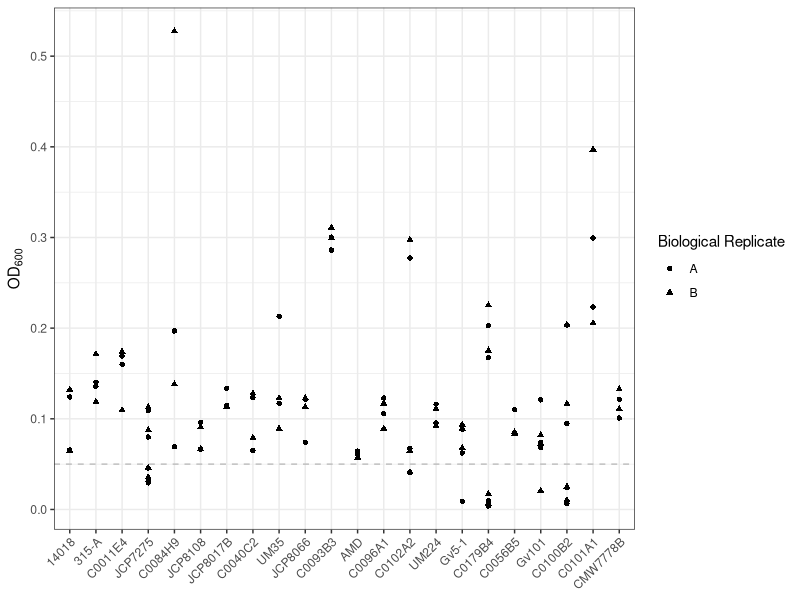
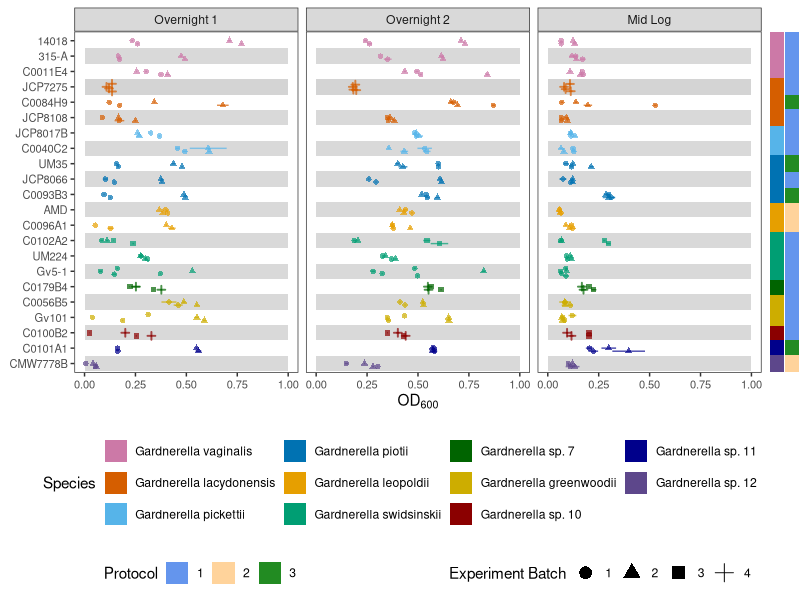
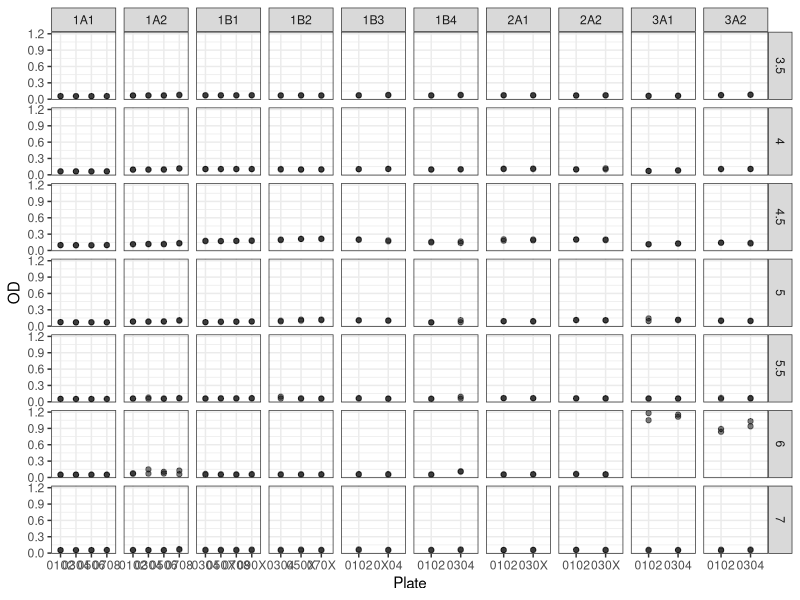
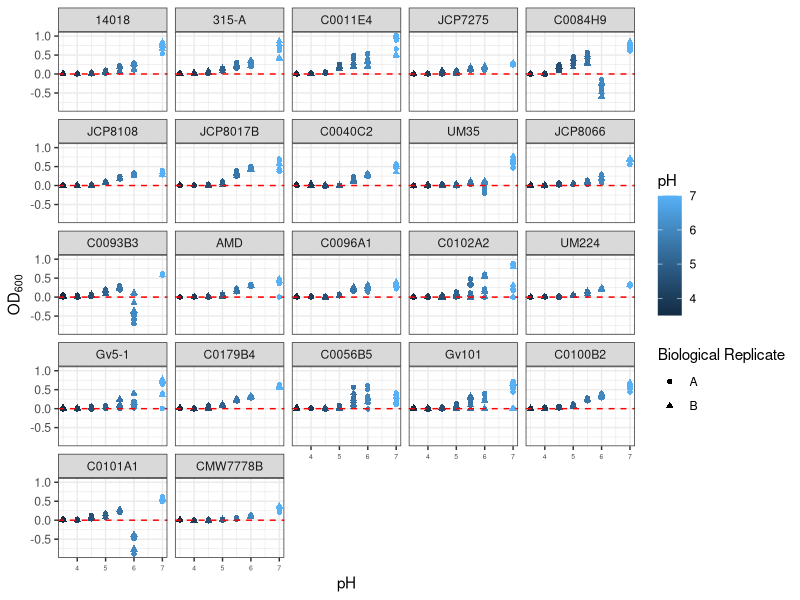
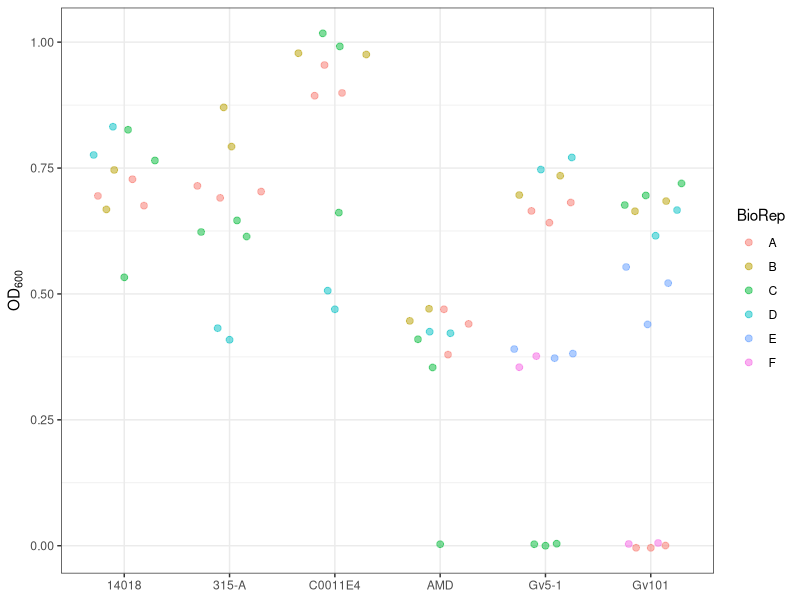
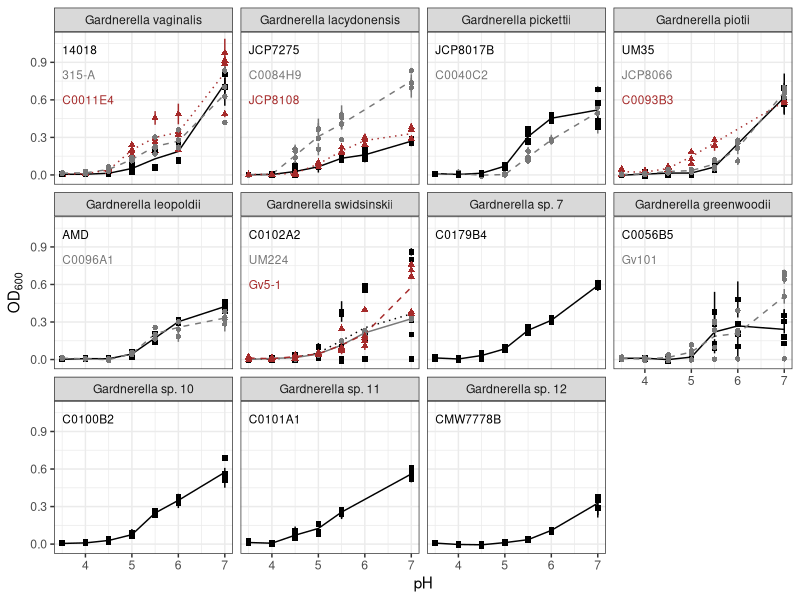

Generate these figures, in order, with R: (Note: this script raises an error after producing the figures.)
## ---- chunk 1
library(tidyverse)
library(openxlsx)
library(broom)
library(rstatix)
library(ggbeeswarm)
library(formattable)
library(ggpubr)
library(cowplot)
library(corrplot)
library(kableExtra)
library(grid)
library(gridGraphics)

`%!in%` <- negate(`%in%`)
## ---- chunk 2
strains <- c("14018", "315-A", "C0011E4", "JCP7275", "C0084H9", "JCP8108", "JCP8017B", "C0040C2" , "UM35",  "JCP8066", "C0093B3", "AMD", "C0096A1", "C0102A2",  "UM224", "Gv5-1", "C0179B4", "C0056B5", "Gv101", "C0100B2", "C0101A1", "CMW7778B")

strains0 <- c("14018", "315-A", "C0011E4", "JCP7275", "C0084H9", "JCP8108", "JCP8017B", "C0040C2" , "UM35",  "JCP8066", "C0093B3", "AMD", "C0096A1", "C0102A2",  "UM224", "5-1", "C0179B4", "C0056B5", "101", "C0100B2", "C0101A1", "CMW7778B")

species <- c("Gardnerella vaginalis", "Gardnerella lacydonensis", "Gardnerella pickettii", "Gardnerella piotii", "Gardnerella leopoldii", "Gardnerella swidsinskii", "Gardnerella sp. 7", "Gardnerella greenwoodii", "Gardnerella sp. 10", "Gardnerella sp. 11", "Gardnerella sp. 12")

figureOut <- "../../experiments_figures"
suppTableOut <- paste0("../../experiments_figures/", Sys.Date(), "_supplementary_posthoc_tables.xlsx")
formattedPhenDataOut <- "../formatted_phenotype_data"
## ---- chunk 3
midlog_raw_data <- read_csv("./data/pH_midlog_raw_data.csv")   %>%
  mutate(Species=case_when(Species=="Gardnerella sp. 2"~"Gardnerella lacydonensis",
                           Species=="Gardnerella sp. 3"~"Gardnerella pickettii",
                           Species=="Gardnerella sp. 8"~"Gardnerella greenwoodii",
                           Species %!in% c("Gardnerella sp. 2", "Gardnerella sp. 3", "Gardnerella sp. 8")~Species))
pH_raw_data <- read_csv("./data/pH_raw_data.csv")   %>%
  mutate(Species=case_when(Species=="Gardnerella sp. 2"~"Gardnerella lacydonensis",
                           Species=="Gardnerella sp. 3"~"Gardnerella pickettii",
                           Species=="Gardnerella sp. 8"~"Gardnerella greenwoodii",
                           Species %!in% c("Gardnerella sp. 2", "Gardnerella sp. 3", "Gardnerella sp. 8")~Species))
## ---- chunk 4
theme_set(theme_bw())

speciesColor <- scale_color_manual(values=c("#CC79A7", "#D55E00", "#56B4E9", "#0072B2", "#E69F00", "#009E73", 
                                                 "darkgreen", "gold3", "darkred", "darkblue",
                                                 "mediumpurple4"))

speciesFill <- scale_fill_manual(values=c("#CC79A7", "#D55E00", "#56B4E9", "#0072B2", "#E69F00", "#009E73", 
                                                 "darkgreen", "gold3", "darkred", "darkblue",
                                                 "mediumpurple4"))
## ---- chunk 5
setupDF <- midlog_raw_data %>%
  group_by(Number, BioRep, Species, Strain, Batch, Step) %>%
  mutate(OD=OD-mean(.$OD[.$Number=="Blank"]),
                      OD=case_when(OD>0~OD,
                      OD<=0~0)) %>%
  filter(Number!="Blank") %>%
  mutate(Step=factor(Step, levels=c("Overnight 1", "Overnight 2", "Mid Log"))) %>%
  mutate(Strain=factor(Strain, levels=strains),
         Species=factor(Species, levels=species),
         Sample=paste(Strain, Batch, BioRep, sep="."),
         BatchNum=str_extract(Batch, "(?<=[A|B])[0-9]"),
         BatchRep=paste(BatchNum, BioRep, sep="."),
         StrainN=as.numeric(Strain),
         rectFill=case_when(StrainN %% 2 == 0 ~ "A",
                           StrainN %% 2 != 0 ~ "B")) %>%
  ungroup %>%
  with_groups(c("Sample", "Number", "BioRep", "Batch", "BatchNum", "BatchRep", "StrainN", "rectFill", "Species", "Strain", "Protocol",  "Step"), summarize, ODm=mean(OD), ODsd=sd(OD))
## ---- chunk 6
setupDF %>%
  filter(Step=="Mid Log") %>%
  ggplot(aes(x=Strain, y=ODm)) +
  geom_point(aes(shape=BioRep)) +
  geom_hline(aes(yintercept=0.05), linetype=2, color="gray") +
  theme(axis.text.x = element_text(angle=45, hjust=1)) +
  labs(x=NULL, y=bquote(OD[600]), shape="Biological Replicate", color="Experiment Batch")
## ---- chunk 7
failGrowthSamples <- setupDF %>%
  filter(Step=="Mid Log", ODm<0.05) %>%
  .$Sample
  
failGrowthSamples
## ---- chunk 8
overnightPlot <- setupDF %>%
  filter(Sample %!in% failGrowthSamples) %>%
  ggplot(aes(x=Strain, y=ODm)) +
  geom_rect(aes(xmin=StrainN-.5, xmax=StrainN+.5, ymin = 0, ymax = 1, fill=rectFill), alpha = 0.2, show.legend = FALSE) +
  geom_pointrange(aes(ymin=(ODm-ODsd), ymax=(ODm+ODsd), shape=BatchNum, color=Species), position = position_quasirandom(), size=0.3, alpha=0.7, show.legend = FALSE) +
  geom_point(aes(shape=BatchNum), alpha=0) +
  speciesColor +
  scale_fill_manual(values=c("white", "gray"), labels=c("A","B")) +
  ylim(0,1) +
  facet_grid(.~Step) +
  coord_flip() +
  scale_x_discrete(limits=rev) +
  theme(axis.text.x = element_text(size=8),
        axis.text.y = element_text(size=8),
        axis.title = element_text(size=11),
        panel.grid = element_blank(),
        legend.position = "none") +
  labs(x=NULL, y=bquote(OD[600]), shape="Experiment Batch")

## annotation portions of plot
#protocol bar
protocolBar <- setupDF %>%
  select(Strain, Species, Protocol) %>%
  unique %>%
  mutate(Protocol=as.character(Protocol)) %>%
  ggplot() +
    geom_bar(aes(x=Strain, y=2, fill=Protocol), stat="identity", width = 1.1) +
    scale_x_discrete(limits=rev) +
    scale_fill_manual(values=c("cornflowerblue", "burlywood1", "forestgreen")) +
    coord_flip() +
    theme_void() +
    theme(legend.position = "none")

speciesBar <- setupDF %>%
  select(Strain, Species, Protocol) %>%
  unique %>%
  ggplot() +
    geom_bar(aes(x=Strain, y=1, fill=Species), stat="identity", width=1.1) +
    scale_x_discrete(limits=rev) +
    speciesFill +
    coord_flip() +
    theme_void() +
    theme(legend.position = "none")

#Legends
protocol_legend <- ggpubr::get_legend(
    protocolBar + 
    guides(color = guide_legend(nrow = 1)) +
    theme(legend.position = "bottom"))
species_legend <- ggpubr::get_legend(
    speciesBar +
    guides(color=guide_legend(ncol = 1)) +
    theme(legend.position = "bottom"))
experiment_legend <- ggpubr::get_legend(
  overnightPlot +
  guides(shape=guide_legend(nrow = 1, override.aes = list(alpha=1, size=4))) +
  theme(legend.position = "bottom"))

a <- plot_grid(overnightPlot, speciesBar, protocolBar, nrow = 1, align = "h", axis = "bt", rel_widths = c(1, 0.02, 0.02))
b <- plot_grid(a, as_ggplot(species_legend), nrow=2, rel_heights = c(1, 0.3))
c <- plot_grid(as_ggplot(protocol_legend), as_ggplot(experiment_legend), nrow=1)
setUpGrowthFigure <- plot_grid(b, c, ncol=1, nrow=2, rel_heights = c(1, 0.1))
setUpGrowthFigure
## ---- chunk 9
blankDF <- pH_raw_data %>%
    filter(Number=="Blank")

pH_results_raw <- pH_raw_data %>%
    filter(Number !="Blank")
## ---- chunk 10
blankDF %>%
  ggplot(aes(x=Plate, y=OD)) +
  geom_point(alpha=0.5) +
  facet_grid(pH~Batch, scales = "free_x")
## ---- chunk 11
meanBlankODs <- blankDF %>%
  with_groups(c(Plate, Batch, pH), summarize, blankOD=mean(OD))


DF0 <- pH_results_raw %>%
  left_join(meanBlankODs) %>%
  mutate(OD=OD-blankOD,
         Species=factor(Species, levels=species),
         Strain=factor(Strain, levels=strains),
         Sample=paste(Batch, Strain, BioRep, sep=".")) %>%
  filter(Sample %!in% failGrowthSamples)
## ---- chunk 12
DF0 %>%
  ggplot(aes(x=pH, y=OD, color=pH, shape=BioRep)) +
  geom_point() +
  geom_hline(yintercept = 0, linetype=2, color="red") +
  facet_wrap(~Strain) +
  theme(axis.text.x = element_text(size=5)) +
  labs(x="pH", y=bquote(OD[600]), shape="Biological Replicate")
## ---- chunk 13
DF0 %>%
  filter(Strain %in% c("14018", "315-A", "C0011E4", "AMD", "Gv5-1", "Gv101"), 
         pH==7) %>%
  mutate(PlateSet=str_extract(Batch, "(?<=[A|B])[1|2]"), 
         BatchRep=paste(Batch, BioRep, sep="."),
         BioRep=case_when(BatchRep=="1A1.A"~"A",
                          BatchRep=="1A1.B"~"B",
                          BatchRep=="1A2.A"~"C",
                          BatchRep=="1A2.B"~"D",
                          BatchRep=="1B1.A"~"E",
                          BatchRep=="1B1.B"~"F",
                          BatchRep=="2A1.A"~"A",
                          BatchRep=="2A1.B"~"B",
                          BatchRep=="2A2.A"~"C",
                          BatchRep=="2A2.B"~"D")) %>%
  ggplot(aes(x=Strain, y=OD, color=BioRep)) +
  geom_quasirandom(size=2, alpha=0.5) +
  labs(y=bquote(OD[600]), x=NULL)
  
## ---- chunk 14
filterWells <- DF0 %>%
  filter(pH==7, 
         OD<0.005) %>%
  mutate(SampleWell=paste(Sample, well, sep=".")) %>%
  .$SampleWell
filterWells
## ---- chunk 15
filterSamples <- DF0 %>%
  mutate(SampleWell=paste(Sample, well, sep=".")) %>%
  filter(SampleWell %!in% filterWells) %>%
  count(Sample, pH) %>%
  spread(pH, n) %>%
  filter(is.na(`7`)) %>%
  .$Sample
filterSamples
## ---- chunk 16
filterpHwells <- DF0 %>%
  mutate(SampleWell=paste(Sample, well, sep=".")) %>%
  filter(SampleWell %!in% filterWells,
         Protocol=="3",
         pH==6) %>%
  unique %>%
  .$SampleWell
filterpHwells
## ---- chunk 17
DF <- DF0 %>%
  mutate(SampleWell=paste(Sample, well, sep=".")) %>%
  filter(SampleWell %!in% filterWells,
         Sample %!in% filterSamples,
         SampleWell %!in% filterpHwells)
## ---- chunk 18
pH_DF_save <- DF %>%
  with_groups(c(Number, Species, Strain, pH, Batch, Plate, BioRep), summarize, mOD=mean(OD), sdOD=sd(OD)) %>%
  mutate(pH=as.numeric(pH),
         Sample=paste(Strain, Batch, BioRep, pH, sep=".")) %>%
  select(Sample, Strain, Species, pH, mOD, sdOD)

# write_csv(pH_DF_save, file.path(formattedPhenDataOut, "pH_growth.csv"))
## ---- chunk 19
annotationDF <- DF %>%
  filter(pH==7) %>%
  with_groups(c(Number, Species, Strain, pH, Batch, Plate, BioRep, Protocol), summarize, mOD=mean(OD), sdOD=sd(OD)) %>%
  with_groups(c(Species, Strain), summarize, y=mean(mOD)) %>%
  with_groups(Species, mutate, y=1.2-.2*rank(Strain))


pHGrowthPlot <- DF %>%
  with_groups(c(Number, Species, Strain, pH, Batch, Plate, BioRep, Protocol), summarize, mOD=mean(OD), sdOD=sd(OD)) %>%
  mutate(pH=as.numeric(pH)) %>%
  ggplot() +
  stat_summary(aes(x=pH, y=mOD, group=Strain, linetype=Strain, color=Strain), fun="mean", geom = "line", show.legend = FALSE) +
  geom_pointrange(aes(x=pH, y=mOD, ymin=(mOD-sdOD), ymax=(mOD+sdOD), color=Strain, shape=Strain),size=0.3, show.legend = FALSE) +
  geom_text(data=annotationDF, aes(label=Strain, color=Strain, x=3.5, y=y), size=3, show.legend = FALSE, hjust=0) +
  facet_wrap(~Species) +
  scale_shape_manual(values=c(15, 16, 17, 15, 16, 17, 15, 16, 15, 16, 17, 15, 16, 15, 16, 17, 15, 15, 16, 15, 15, 15)) +
  scale_linetype_manual(values=c(1, 2, 3, 1, 2, 3, 1, 2, 1, 2, 3, 1, 2, 3, 1, 2, 1, 1, 2, 1, 1, 1)) +
  scale_color_manual(values=c("black", "gray47", "brown", "black", "gray47", "brown", "black", "gray47", "black", "gray47", "brown", "black", "gray47", "black", "gray47",  "brown", "black", "black", "gray47", "black", "black", "black")) +
  #theme(panel.grid = element_blank()) +
  labs(y=bquote(OD[600]), x="pH")
pHGrowthPlot
## ---- chunk 20
ttest <- DF %>%
  with_groups(c(Number, Species, Strain, pH, Batch, Plate, BioRep, Protocol), summarize, mOD=mean(OD), sdOD=sd(OD)) %>%
  group_by(Species, Strain, pH) %>%
  t_test(mOD~1, mu=0.01, alternative = "greater") %>%
  add_significance("p")
## ---- chunk 21
minpHtable <- ttest %>%
  group_by(Strain, Species) %>%
  filter(p.signif!="ns") %>%
  filter(pH==min(pH)) %>%
  select(Species, Strain, pH) %>%
  arrange(pH) %>%
  kbl(caption="Table 1. Minimum pH with growth") %>%
  kable_classic(full_width=TRUE, html_font = "Arial")

minpHtable

#save_kable(minpHtable, file = file.path(figureOut, paste(Sys.Date(), "Table1_minpHTable.png", sep="_")), zoom=6)
## ---- chunk 22
DF %>%
  with_groups(c(Number, Species, Strain, pH, Batch, Plate, BioRep, Protocol), summarize, mOD=mean(OD), sdOD=sd(OD)) %>%
  select(Species, Strain, Protocol, pH, mOD, sdOD) %>%
  group_by(pH) %>%
  anova_test(mOD~Strain) %>%
  formattable()
## ---- chunk 23
odPostHocs <- DF %>%
  with_groups(c(Number, Species, Strain, pH, Batch, Plate, BioRep, Protocol), summarize, mOD=mean(OD), sdOD=sd(OD)) %>%
  select(Species, Strain, Protocol, pH, mOD, sdOD) %>%
  group_by(pH) %>%
  tukey_hsd(mOD~Strain, p.adjust.method = "BH")

#save posthoc test results in supplementary tables file
# suppl_xlsx <- loadWorkbook(suppTableOut)
# addWorksheet(suppl_xlsx, "TablesS7_pH_posthocs")
# 
# odPostHocs %>%
#  arrange(pH, p.adj) %>%
#  writeData(suppl_xlsx, x=.,  sheet="TablesS7_pH_posthocs")
# 
# saveWorkbook(suppl_xlsx, suppTableOut, overwrite = TRUE)
## ---- chunk 24
pHODpvals <- odPostHocs %>%
  split(.$pH) %>%
  map(~select(.x, group1, group2, p.adj)) %>%
  map(~dplyr::rename(.x, var1=group2, var2=group1, cor=p.adj)) %>%
  map(cor_spread) %>%
  map(~column_to_rownames(.x, var="rowname")) %>%
  map(as.matrix)

pHODcorplotInput <-  odPostHocs %>%
  split(.$pH) %>%
  map(~select(.x, group1, group2, estimate)) %>%
  map(~dplyr::rename(.x, var1=group2, var2=group1, cor=estimate)) %>%
  map(cor_spread) %>%
  map(~column_to_rownames(.x, var="rowname")) %>%
  map(as.matrix)

makeCorrPlots <- function(inputMatrix, pvalMatrix) {
  dev.new()
  par(xpd = NA, # switch off clipping, necessary to always see axis labels
  bg = "transparent", # switch off background to avoid obscuring adjacent plots
  oma = c(2, 2, 0, 0)) # move plot to the right and up
  corrplot(inputMatrix, is.corr=FALSE, type = "lower", tl.col="black", p.mat = pvalMatrix, insig = "label_sig", sig.level = c(0.001, 0.01, 0.05), pch.cex = 0.9)
  grid.echo()
  plot <- grid.grab()
  dev.off()
  return(plot)
}

pHODcorrPlots <- map2(pHODcorplotInput, pHODpvals, makeCorrPlots)
## ---- chunk 25
ratioDF <- DF %>%
  with_groups(c(Number, Species, Strain, pH, Batch, Plate, BioRep, Protocol), summarize, mOD=mean(OD)) %>%
  spread(pH, mOD) %>%
  mutate_at(vars("3.5", "4", "4.5", "5", "5.5", "6", "7"), ~.x/`7`) %>%
  gather("pH", "ratio", c("3.5", "4", "4.5", "5", "5.5", "6", "7"))
## ---- chunk 26

annotationDFratio <- DF %>%
  filter(pH==7) %>%
  with_groups(c(Number, Species, Strain, pH, Batch, Plate, BioRep, Protocol), summarize, mOD=mean(OD), sdOD=sd(OD)) %>%
  with_groups(c(Species, Strain), summarize, y=mean(mOD)) %>%
  with_groups(Species, mutate, y=2.5-.5*rank(Strain))

pHratioPlot <- ratioDF %>%
  mutate(pH=as.numeric(pH)) %>%
  ggplot() +
  stat_summary(aes(x=pH, y=ratio, group=Strain, linetype=Strain, color=Strain), fun="mean", geom = "line", show.legend = FALSE) +
  geom_point(aes(x=pH, y=ratio, color=Strain, shape=Strain), show.legend = FALSE) +
  geom_text(data=annotationDFratio, aes(label=Strain, color=Strain, x=3.5, y=y), size=3, show.legend = FALSE, hjust=0) +
  facet_wrap(~Species) +
  scale_shape_manual(values=c(15, 16, 17, 15, 16, 17, 15, 16, 15, 16, 17, 15, 16, 15, 16, 17, 15, 15, 16, 15, 15, 15)) +
  scale_linetype_manual(values=c(1, 2, 3, 1, 2, 3, 1, 2, 1, 2, 3, 1, 2, 3, 1, 2, 1, 1, 2, 1, 1, 1)) +
  scale_color_manual(values=c("black", "gray47", "brown", "black", "gray47", "brown", "black", "gray47", "black", "gray47", "brown", "black", "gray47", "black", "gray47",  "brown", "black", "black", "gray47", "black", "black", "black")) +
  labs(y="Proportion pH 7 growth", x="pH")
pHratioPlot
## ---- chunk 27
ratioDF %>%
  filter(pH!=7) %>%
  with_groups(pH, summarize, perc=mean(ratio, na.rm=TRUE)*100)
## ---- chunk 28
ratioDF %>%
  filter(pH!="7") %>%
  select(Species, Strain, Protocol, pH,ratio) %>%
  group_by(pH) %>%
  anova_test(ratio~Strain) %>%
  formattable()
## ---- chunk 29
ratioPostHocs <- ratioDF %>%
  filter(pH!="7") %>%
  select(Species, Strain, Protocol, pH,ratio) %>%
  group_by(pH) %>%
  tukey_hsd(ratio~Strain, p.adjust.method = "BH")

#save posthoc test results in supplementary tables file
# suppl_xlsx <- loadWorkbook(suppTableOut)
# addWorksheet(suppl_xlsx, "TablesS8_pH_ratio_posthocs")
# 
# ratioPostHocs %>%
#  arrange(pH, p.adj) %>%
#  writeData(suppl_xlsx, x=.,  sheet="TablesS8_pH_ratio_posthocs")
# 
# saveWorkbook(suppl_xlsx, suppTableOut, overwrite = TRUE)
## ---- chunk 30
pHratiopvals <- ratioPostHocs %>%
  filter(pH!="7") %>%
  split(.$pH) %>%
  map(~select(.x, group1, group2, p.adj)) %>%
  map(~dplyr::rename(.x, var1=group2, var2=group1, cor=p.adj)) %>%
  map(cor_spread) %>%
  map(~column_to_rownames(.x, var="rowname")) %>%
  map(as.matrix)

pHratiocorplotInput <-  ratioPostHocs %>%
  filter(pH!="7") %>%
  split(.$pH) %>%
  map(~select(.x, group1, group2, estimate)) %>%
  map(~dplyr::rename(.x, var1=group2, var2=group1, cor=estimate)) %>%
  map(cor_spread) %>%
  map(~column_to_rownames(.x, var="rowname")) %>%
  map(as.matrix)

pHratiocorrPlots <- map2(pHratiocorplotInput, pHratiopvals, makeCorrPlots)
## ---- chunk 31
plot_grid(pHGrowthPlot+theme(axis.title.y = element_text(size=18), strip.text.x = element_text(size=6.4)), pHratioPlot+theme(axis.title.y = element_text(size=18), strip.text.x = element_text(size=6.4)), labels = c("A", "B"), label_size = 15)
#ggsave(filename = file.path(figureOut, paste(Sys.Date(), "Figure5_pHGrowth.png", sep = "_")))
## ---- chunk 32
ODPostHocPlots <- plot_grid(pHODcorrPlots$`3.5`, pHODcorrPlots$`4`, pHODcorrPlots$`4.5`, pHODcorrPlots$`5`, pHODcorrPlots$`5.5`, pHODcorrPlots$`6`, pHODcorrPlots$`7`, ncol=1,  labels = c("A", "C", "E", "G", "I", "K", "M"), label_size = 20)

ratioPostHocPlots <- plot_grid(pHratiocorrPlots$`3.5`, pHratiocorrPlots$`4`,pHratiocorrPlots$`4.5`, pHratiocorrPlots$`5`, pHratiocorrPlots$`5.5`, pHratiocorrPlots$`6`, ggplot+geom_blank(),  ncol=1, labels = c("B", "D", "F", "H",  "J",  "L", " "), label_size = 20)

plot_grid(ODPostHocPlots, 
          ratioPostHocPlots, 
          ncol=2, align = "hv")
#ggsave(file.path(figureOut, paste(Sys.Date(), "FigureS4_pH_posthocs.png", sep = "_")))
## ---- chunk 33
sessionInfo()
